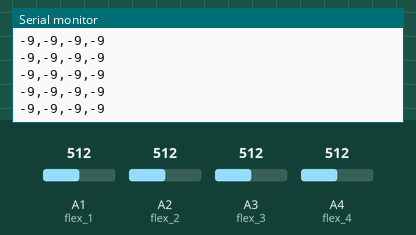
Recording of a sketch running on a simulated Arduino Uno, built with avr-gcc and run on an emulated ATmega328P. Shown: the last lines printed to the serial monitor. The test bench sets the inputs (shaded band); at power-on: A1 (flex_1) = 512, A3 (flex_3) = 512, A2 (flex_2) = 512, A4 (flex_4) = 512.

Above: at 1.2 s.
1.3 s: A1 (flex_1) set to 600
At 1.37 s:
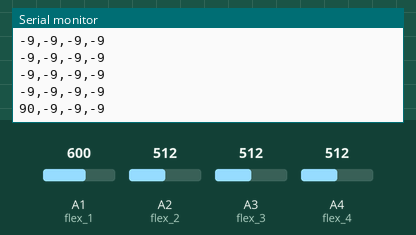
4.3 s: A1 (flex_1) set to 617
At 4.3 s:
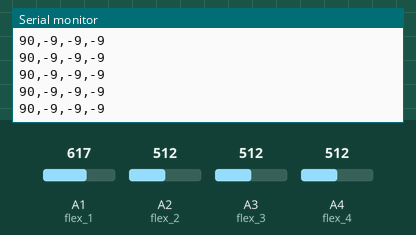
7.3 s: A3 (flex_3) set to 518
At 7.34 s:
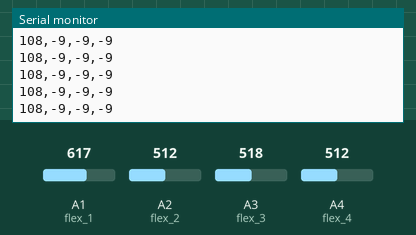
Timing chart, 0 to 10.3 s (numbered marks = the images above; inputs shaded):
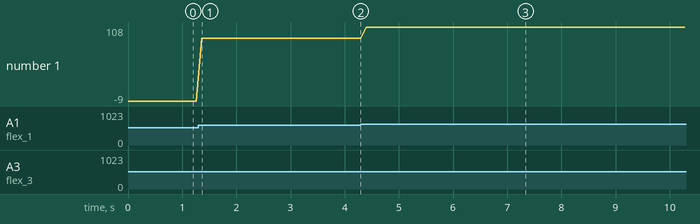

The sketch:

master.ino
```cpp
#include <SoftwareSerial.h>
SoftwareSerial BTSerial(2, 3); // RX | TX

char * write_to_str(int pos1, int pos2, int pos3, int pos4) {
    static char str[20];
    sprintf(str,"%i,%i,%i,%i", pos1,pos2,pos3,pos4);
    return str;
}

int pos1 = 0; //A1
int pos2 = 0; //A2
int pos3 = 0; //A2
int pos4 = 0; //A2

//define the flex sensor input pins
int flex_1 = A1; //великий палець
int flex_2 = A2; //вказівний палець
int flex_3 = A3; //середній палець
int flex_4 = A4; //безіменний і мізінець

//define variables for flex sensor values
int flex_1_val;
int flex_2_val;
int flex_3_val;
int flex_4_val;
int flex_5_val;

void setup(void){
    Serial.begin(9600);
    BTSerial.begin(38400);
}

void loop(void){
  /**
   * Зчитування з рукавиці і перетворення даних
   *
  **/
  flex_1_val = analogRead(flex_1);

  flex_1_val = map(flex_1_val, 1023, 0, 255, 0);
  pos1 = map(flex_1_val, 130, 170, 0, 180);

  flex_2_val = analogRead(flex_2);

  flex_2_val = map(flex_2_val, 1023, 0, 255, 0);
  pos2 = map(flex_2_val, 130, 170, 0, 180);

  flex_3_val = analogRead(flex_3);

  flex_3_val = map(flex_3_val, 1023, 0, 255, 0);
  pos3 = map(flex_3_val, 130, 170, 0, 180);

  flex_4_val = analogRead(flex_4);

  flex_4_val = map(flex_4_val, 1023, 0, 255, 0);
  pos4 = map(flex_4_val, 130, 170, 0, 180);

  /**
   *sending walue by bluetooth to servomotors
  **/
   BTSerial.write('#');
   BTSerial.write(write_to_str(pos1,pos2,pos3,pos4));
   Serial.println(write_to_str(pos1,pos2,pos3,pos4));
   delay(100);


}
```

Measured:
- after the input at 1.3 s, the serial monitor: prints a new line after 0.07 s (image 1)
- plotted number 1: -9 → 90 after the input at 1.3 s, 90 → 108 after the input at 4.3 s
